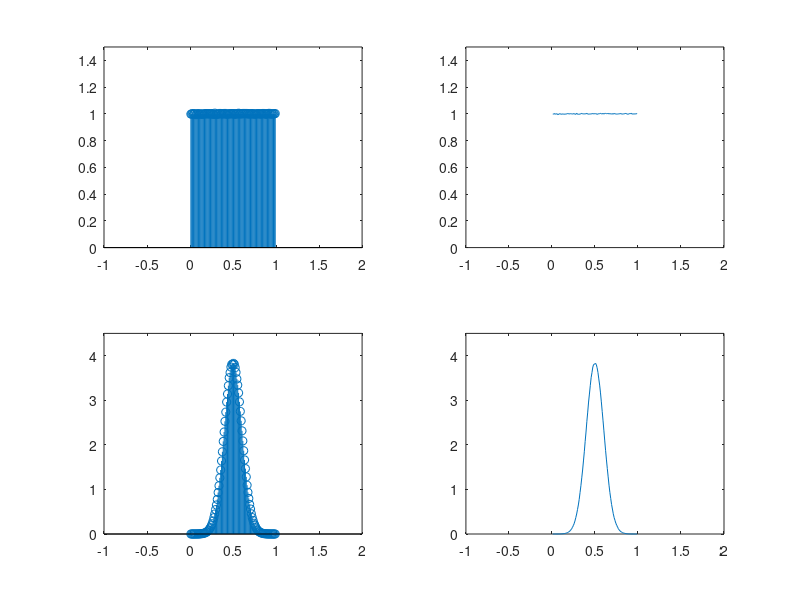

Write MATLAB code to recreate this figure.
close all ;
clear all ;
clc ;
n = 100;
r = rand([1,20000000]) ; 
% n = size(r,2)/100 ;


%  0  to 1    n  intervals , : each interval==>  1/n * r.size/n --> 1/n  (because  n such intervals) 
y = hist(r,n) * ( n/ size(r,2))   ;
subplot(2,2,1) ;
stem(1/(n+1) :1/(n+1):1-1/(n+1)  , y ) ; 
xlim([-1,2]) ;
ylim([0,1.5]) ;
subplot(2,2,2); 
plot (1/(n+1) :1/(n+1):1-1/(n+1)   , y ) ;
xlim([-1,2]) ;
ylim([0,1.5]) ;

n = 100;
r = randn([1,2000000]) ; 
% n = size(r,2)/100 ;


%  0  to 1    n  intervals , : each interval==>  1/n * r.size/n --> 1/n  (because  n such intervals) 
y = hist(r,n) * ( n/ size(r,2))   ;
subplot(2,2,3) ;
stem(1/(n+1) :1/(n+1):1-1/(n+1)  , y ) ; 
xlim([-1,2]) ;
ylim([0,4.5]) ;
subplot(2,2,4) ;
plot (1/(n+1) :1/(n+1):1-1/(n+1)   , y ) ;
xlim([-1,2]) ;
ylim([0,4.5]) ;

 
 











